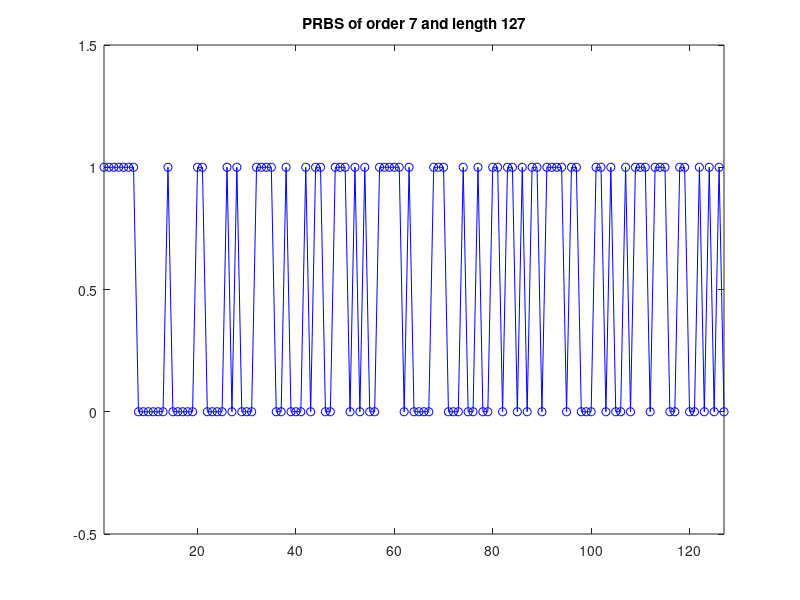

This chart was generated by the following MATLAB code:
function PRBSeq = PRBS( N )

%PRBS Returns A Pseudo-Random Bit Sequence of order N. It is generated with
%  by a shifting register and a XOR-gate array defined by a primitive
%  polynomial, characteristic of the order of the PRBS.
%
%Alexandros K. Pitilakis
%The 2nd of November 2008
%Thessaloniki, Greece

%A default value;
if nargin == 0
    N = 7;
end

%Find All Primitive Polynomial of the given PRBS order
AllPrimPolys = primpoly( N , 'all' , 'nodisplay' );

%Check for one that satisfies the constraints
for kkk = 1 : length(AllPrimPolys)
    
    %Get the Polyonimal in a vector format, e.g. [1 0 0 1 1] etc
    p = str2num( dec2bin( AllPrimPolys(kkk) )' );
    
    %Check for Even Non-Zero Terms, excluding the zero-th order
    if mod( sum( p ) , 2 ) == 1                     
        break
    end
    
end

%Indices to the Non-Zero Terms in the 2^[0 1 2 ... n ... order] convention
NZs = find( p == 1 ) - 1;

%Keep only the non-trivial Terms
NZs = NZs(2:end-1);                         

%Pre-Allocate a Matrix to hold the PRBS
PRBSeq = NaN * ones( 1 , 2^N - 1 );

%Initialize Shift-Register, with all ones
Register = ones( 1 , N );

%Shift Register 2^order-1 times to get the PRBS bit-stream
for kkk = 1 : length(PRBSeq)
    
    %Get the Last bit of the register as the PRBS output
    PRBSeq(kkk) = Register(N); 
    
    %The XORs
    NewBit = Register(N); %Initalize, cuz its always present in primpolys
    for mmm = 1 : length(NZs)
        NewBit = xor( Register( NZs(mmm) ) , NewBit );
    end
    
    %Shift the Register and Proceed
    Register = [ NewBit , Register(1:end-1) ];
end

%Test-Plot
if nargout == 0
    figure('Color','w')
    plot(PRBSeq,'bo-')
    axis([1 2^N-1 -0.5 1.5 ])
    title( sprintf('PRBS of order %d and length %d' , N , 2^N-1 ) )
end
